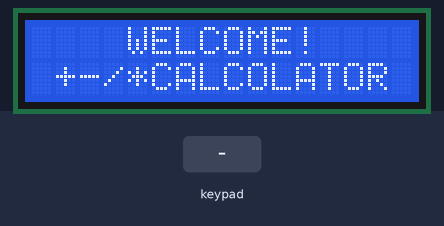
Recording of a program running on a simulated ATmega32, built with avr-gcc and emulated at 16 MHz. On the bench: 16×2 character LCD. Wiring (inferred from the names in the program): 4×4 keypad with keys 1 2 3 A 4 5 6 B 7 8 9 C * 0 # D (labels assumed): rows PC4, PC5, PC6, PC7; columns PC0, PC1, PC2, PC3; character LCD (HD44780): RS PB1; R/W PB2; E PB3; data PD4, PD5, PD6, PD7. The inputs (shaded band) are chosen by the test bench.

Above: at 1.2 s.
1.3 s: keypad keys 1 2 A pressed 0.4 s apart
At 3.1 s:
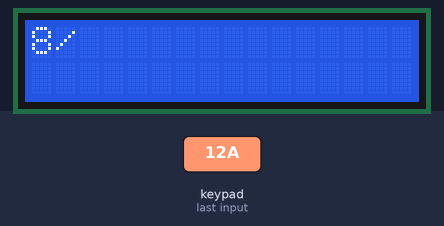
4.0 s: keypad keys 1 2 # pressed 0.4 s apart
At 5.2 s:
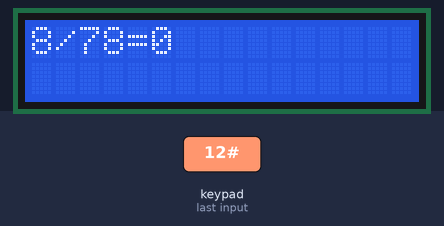
6.7 s: key '*' pressed
At 7.8 s:
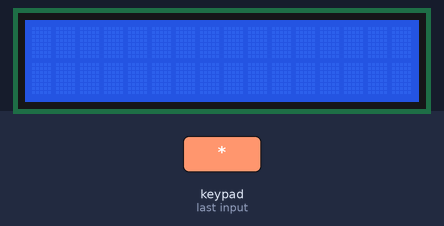
8.3 s: keypad keys 1 2 D pressed 0.4 s apart
At 9.6 s:
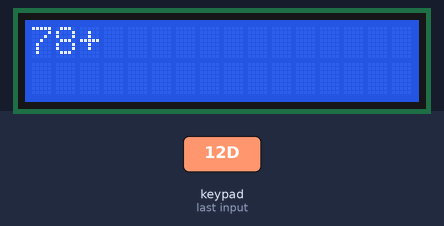
11.0 s: keypad keys 2 5 # pressed 0.4 s apart
At 13.1 s:
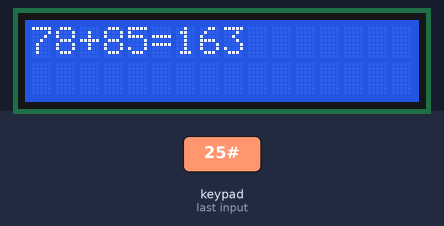
Timing chart, 0 to 14.6 s (numbered marks = the images above; inputs shaded):
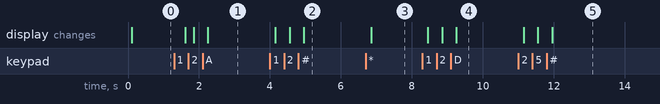

Measured:
- after the input at 1.3 s, the display: first differs from a run without the input after 0.55 s (image 1 shows a later state)
- after the input at 4.0 s, the display: first changes after 0.15 s (image 2 shows a later state)
- after the input at 6.7 s, the display: changes after 0.15 s (image 3)
- after the input at 8.3 s, the display: first changes after 0.15 s (image 4 shows a later state)
- after the input at 11.0 s, the display: first changes after 0.15 s (image 5 shows a later state)

The program:

main.c
```c
/*
 * CALCULATOR.c
 *
 * Created: 10-Sep-23 3:47:53 PM
 *  Author: SEIF EL-DIN SULTAN OSMAN
 */

#define F_CPU 16000000UL
#include <util/delay.h>

#include "STD_TYPE.h"
#include "BIT_MATH.h"

#include "DIO_private.h"
#include "DIO_interface.h"
#include "DIO_config.h"

#include "LCD_config.h"
#include "LCD_interface.h"
#include "LCD_private.h"

#include "KEYPAD_config.h"
#include "KEYPAD_interface.h"
#include "KEYPAD_private.h"

void ADD(u32 FirstNumArr[], u32 SecondNumArr[],u8 FirstNumFlag,u8 SecondNumFlag, u32* Result);
void SUB(u32 FirstNumArr[], u32 SecondNumArr[],u8 FirstNumFlag,u8 SecondNumFlag, u32* Result);
void MUL(u32 FirstNumArr[], u32 SecondNumArr[],u8 FirstNumFlag,u8 SecondNumFlag, u32* Result);
void DIV(u32 FirstNumArr[], u32 SecondNumArr[],u8 FirstNumFlag,u8 SecondNumFlag, u32* Result);


int main(void)
{
	u8 Operator,Equal;
	u8 FirstNum , SecondNum ;
	u32 Result;
	u32 FirstNumArr[4],SecondNumArr[4];
	u8 KeypadValue;
	u8 CurrentLocation=1;
	u8 FirstNumFlag,OperatorFlag,SecondNumFlag,EqualFlag = 0 ;

	LCD_init();
	KEYPAD_init();

	LCD_GoToLocation(5,1);
	LCD_SendString("WELCOME!");
	LCD_sendComnd(LCD_GO_TO_2ND_LINE);
	LCD_SendString(" +-/*CALCOLATOR ");
	_delay_ms(1500);
	LCD_ClearDesplay();

	while(1)
	{
		KEYPAD_GetValue(&KeypadValue);
		if (KEYPAD_NOT_PRESSED != KeypadValue )
		{

			if (KeypadValue != '+' && KeypadValue != '-' && KeypadValue != '*' && KeypadValue != '/' && KeypadValue != '=' && KeypadValue != '#' && FirstNumFlag != 4 &&  OperatorFlag == 0 &&  SecondNumFlag == 0 && EqualFlag == 0  )
			{
				 CurrentLocation++;
				 FirstNum=KeypadValue;
				 FirstNumArr[FirstNumFlag]=FirstNum;
				 FirstNumFlag++ ;
				 LCD_SendIntegarNumber(KeypadValue);
			}

			 if( (KeypadValue == '+' || KeypadValue == '-' || KeypadValue == '*'|| KeypadValue == '/' ) && (FirstNumFlag != 0  && OperatorFlag == 0  && SecondNumFlag == 0 && EqualFlag == 0)  )
			 {
				 CurrentLocation++;
			 	 Operator = KeypadValue;
			 	 OperatorFlag = 1 ;
			 	 LCD_sendChar(KeypadValue);
			 }

			 if (KeypadValue != '+' && KeypadValue != '-' && KeypadValue != '*' && KeypadValue != '/' && KeypadValue != '='  && KeypadValue != '#' && FirstNumFlag != 0 && OperatorFlag == 1 && SecondNumFlag != 4 && EqualFlag == 0 )
			 {
				 CurrentLocation++;
				 SecondNum=KeypadValue;
				 SecondNumArr[SecondNumFlag]=SecondNum;
				 SecondNumFlag++ ;
				 LCD_SendIntegarNumber(KeypadValue);
			 }

			 if (KeypadValue == '=' && FirstNumFlag != 0 && OperatorFlag == 1  && SecondNumFlag != 0 && EqualFlag == 0)
			 {
				 CurrentLocation++;
				 Equal=KeypadValue;
				 EqualFlag = 1 ;
				 LCD_sendChar(KeypadValue);
				 switch(Operator)
				 {
				 	 case '+' :
				 	 ADD(FirstNumArr,SecondNumArr,FirstNumFlag,SecondNumFlag,&Result);
				 	 break;
				 	 case '-' :
				 	 SUB(FirstNumArr,SecondNumArr,FirstNumFlag,SecondNumFlag,&Result);
				 	 break;
				 	 case '*' :
				 	 MUL(FirstNumArr,SecondNumArr,FirstNumFlag,SecondNumFlag,&Result);
				 	 break;
				 	 case '/' :
				 	 DIV(FirstNumArr,SecondNumArr,FirstNumFlag,SecondNumFlag,&Result);
				 	 break;
				 }
			 }
			if (KeypadValue == '#')
			 {
				 if (FirstNumFlag != 0 && OperatorFlag == 0  && SecondNumFlag == 0 && EqualFlag == 0)
				 {
					 CurrentLocation--;
					 LCD_Shift(LCD_CursonLeft);
					 LCD_sendChar(' ');
					 LCD_GoToLocation(CurrentLocation,1);
					 FirstNumArr[FirstNumFlag]=0;
					 FirstNumFlag--;
				 }
				 if (FirstNumFlag != 0 && OperatorFlag == 1  && SecondNumFlag == 0 && EqualFlag == 0)
				 {
					 CurrentLocation--;
					 LCD_Shift(LCD_CursonLeft);
					 LCD_sendChar(' ');
					 LCD_GoToLocation(CurrentLocation,1);
					 Operator=0;
					 OperatorFlag=0;
				 }
				 if (FirstNumFlag != 0 && OperatorFlag == 1  && SecondNumFlag != 0 && EqualFlag == 0)
				 {
					 CurrentLocation--;
					 LCD_Shift(LCD_CursonLeft);
					 LCD_sendChar(' ');
					 LCD_GoToLocation(CurrentLocation,1);
					 SecondNumArr[SecondNumFlag]=0;
					 SecondNumFlag--;
				 }
				 if (FirstNumFlag != 0 && OperatorFlag == 1  && SecondNumFlag != 0 && EqualFlag == 1)
				 {
					 LCD_ClearDesplay();

					 FirstNumFlag=SecondNumFlag=OperatorFlag=EqualFlag=0;
					 CurrentLocation=1;
				 }
			 }
		}
	}
}


void ADD(u32 FirstNumArr[], u32 SecondNumArr[],u8 FirstNumFlag,u8 SecondNumFlag, u32* Result)
{
	u8 Index;
	u32 NUM1=FirstNumArr[0];
	u32 NUM2=SecondNumArr[0];

	for(Index=1;Index<FirstNumFlag;Index++)
	{
		NUM1 = NUM1*10 +FirstNumArr[Index];
	}

	for(Index=1;Index<SecondNumFlag;Index++)
	{
		NUM2 = NUM2*10 +SecondNumArr[Index];
	}

	*Result = (NUM1 + NUM2) ;
	LCD_SendIntegarNumber(*Result);
}

void SUB(u32 FirstNumArr[], u32 SecondNumArr[],u8 FirstNumFlag,u8 SecondNumFlag, u32* Result)
{
	u8 Index;
	u32 NUM1=FirstNumArr[0];
	u32 NUM2=SecondNumArr[0];

	for(Index=1;Index<FirstNumFlag;Index++)
	{
		NUM1 = NUM1*10 +FirstNumArr[Index];
	}

	for(Index=1;Index<SecondNumFlag;Index++)
	{
		NUM2 = NUM2*10 +SecondNumArr[Index];
	}

	if(NUM2 > NUM1)
	{
		*Result = (NUM2 - NUM1) ;
		LCD_sendChar('-');
		LCD_SendIntegarNumber(*Result);
	}
	else
	{
		*Result = (NUM1 - NUM2) ;
		LCD_SendIntegarNumber(*Result);
	}
}

void MUL(u32 FirstNumArr[], u32 SecondNumArr[],u8 FirstNumFlag,u8 SecondNumFlag, u32* Result)
{
	u8 Index;
	u32 NUM1=FirstNumArr[0];
	u32 NUM2=SecondNumArr[0];

	for(Index=1;Index<FirstNumFlag;Index++)
	{
		NUM1 = NUM1*10 +FirstNumArr[Index];
	}

	for(Index=1;Index<SecondNumFlag;Index++)
	{
		NUM2 = NUM2*10 +SecondNumArr[Index];
	}

	*Result = (NUM1 * NUM2) ;
	LCD_SendIntegarNumber(*Result);
}

void DIV(u32 FirstNumArr[], u32 SecondNumArr[],u8 FirstNumFlag,u8 SecondNumFlag, u32* Result)
{
	u8 Index;
	u32 NUM1=FirstNumArr[0];
	u32 NUM2=SecondNumArr[0];

	for(Index=1;Index<FirstNumFlag;Index++)
	{
		NUM1 = NUM1*10 +FirstNumArr[Index];
	}
	for(Index=1;Index<SecondNumFlag;Index++)
	{
		NUM2 = NUM2*10 +SecondNumArr[Index];
	}

	if (0 == NUM2)
	{
		LCD_ClearDesplay();
		LCD_SendString("Division ERROR/0");

	}
	else
	{
		*Result = (NUM1 / NUM2) ;
		LCD_SendIntegarNumber(*Result);
	}
}
```

KEYPAD_config.h
```c
/*
 * KEYPAD_config.h
 *
 * Created: 08-Sep-23 8:53:34 AM
 *  Author: SEIF EL-DIN SOLTAN
 */


#ifndef KEYPAD_CONFIG_H_
#define KEYPAD_CONFIG_H_


#define KEYPAD_ROW0_PORT         DIO_PORTC
#define KEYPAD_ROW0_PIN          DIO_PIN4

#define KEYPAD_ROW1_PORT         DIO_PORTC
#define KEYPAD_ROW1_PIN          DIO_PIN5

#define KEYPAD_ROW2_PORT         DIO_PORTC
#define KEYPAD_ROW2_PIN          DIO_PIN6

#define KEYPAD_ROW3_PORT         DIO_PORTC
#define KEYPAD_ROW3_PIN          DIO_PIN7

#define KEYPAD_COL0_PORT         DIO_PORTC
#define KEYPAD_COL0_PIN          DIO_PIN0

#define KEYPAD_COL1_PORT         DIO_PORTC
#define KEYPAD_COL1_PIN          DIO_PIN1

#define KEYPAD_COL2_PORT         DIO_PORTC
#define KEYPAD_COL2_PIN          DIO_PIN2

#define KEYPAD_COL3_PORT         DIO_PORTC
#define KEYPAD_COL3_PIN          DIO_PIN3


#define KEYPAD_PATTERN     { {7,8,9,'/'},      \
                             {4,5,6,'*'},      \
                             {1,2,3,'-'},      \
                             {'#',0,'=','+'}   \
	                      }


#endif /* KEYPAD_CONFIG_H_ */
```

LCD_config.h
```c
/*
 * LCD_config.h
 *
 * Created: 06-Sep-23 10:32:49 PM
 *  Author: SEIF EL-DIN SOLTAN
 */


#ifndef LCD_CONFIG_H_
#define LCD_CONFIG_H_

#define LCD_MODE        LCD_FourBitMode   // LCD_FourBitMode ||  LCD_EightBitMode

#define LCD_PORT        DIO_PORTD

#define LCD_RS_PORT     DIO_PORTB
#define LCD_RS_PIN      DIO_PIN1

#define LCD_RW_PORT     DIO_PORTB
#define LCD_RW_PIN      DIO_PIN2

#define LCD_EN_PORT     DIO_PORTB
#define LCD_EN_PIN      DIO_PIN3


#define LCD_D0_PORT     DIO_PORTD
#define LCD_D0_PIN      DIO_PIN0

#define LCD_D1_PORT     DIO_PORTD
#define LCD_D1_PIN      DIO_PIN1

#define LCD_D2_PORT     DIO_PORTD
#define LCD_D2_PIN      DIO_PIN2

#define LCD_D3_PORT     DIO_PORTD
#define LCD_D3_PIN      DIO_PIN3

#define LCD_D4_PORT     DIO_PORTD
#define LCD_D4_PIN      DIO_PIN4

#define LCD_D5_PORT     DIO_PORTD
#define LCD_D5_PIN      DIO_PIN5

#define LCD_D6_PORT     DIO_PORTD
#define LCD_D6_PIN      DIO_PIN6

#define LCD_D7_PORT     DIO_PORTD
#define LCD_D7_PIN      DIO_PIN7


#endif /* LCD_CONFIG_H_ */
```

KEYPAD_interface.h
```c
/*
 * KEYPAD_interface.h
 *
 * Created: 08-Sep-23 8:53:54 AM
 *  Author: SEIF EL-DIN SOLTAN
 */


#ifndef KEYPAD_INTERFACE_H_
#define KEYPAD_INTERFACE_H_

#define KEYPAD_PRESSED                  0
#define KEYPAD_NOT_PRESSED              0xff

void KEYPAD_init                       (void);
void KEYPAD_GetValue                   (u8* ReturnedValue);


#endif /* KEYPAD_INTERFACE_H_ */
```

KEYPAD_program.c
```c
/*
 * KEYPAD_program.c
 *
 * Created: 08-Sep-23 8:55:08 AM
 *  Author: SEIF EL-DIN SOLTAN
 */
#include "BIT_MATH.h"
#include "STD_TYPE.h"

#include "DIO_interface.h"

#include "KEYPAD_config.h"
#include "KEYPAD_interface.h"


void KEYPAD_init(void)
{
	DIO_SetPinDirection(KEYPAD_ROW0_PORT,KEYPAD_ROW0_PIN,DIO_PORT_INPUT);
	DIO_SetPinDirection(KEYPAD_ROW1_PORT,KEYPAD_ROW1_PIN,DIO_PORT_INPUT);
	DIO_SetPinDirection(KEYPAD_ROW2_PORT,KEYPAD_ROW2_PIN,DIO_PORT_INPUT);
	DIO_SetPinDirection(KEYPAD_ROW3_PORT,KEYPAD_ROW3_PIN,DIO_PORT_INPUT);

	DIO_SetPinDirection(KEYPAD_COL0_PORT,KEYPAD_COL0_PIN,DIO_PORT_OUTPUT);
	DIO_SetPinDirection(KEYPAD_COL1_PORT,KEYPAD_COL1_PIN,DIO_PORT_OUTPUT);
	DIO_SetPinDirection(KEYPAD_COL2_PORT,KEYPAD_COL2_PIN,DIO_PORT_OUTPUT);
	DIO_SetPinDirection(KEYPAD_COL3_PORT,KEYPAD_COL3_PIN,DIO_PORT_OUTPUT);

	DIO_SetPinDirection(KEYPAD_COL0_PORT,KEYPAD_COL0_PIN,DIO_PIN_HIGH);
	DIO_SetPinDirection(KEYPAD_COL1_PORT,KEYPAD_COL1_PIN,DIO_PIN_HIGH);
	DIO_SetPinDirection(KEYPAD_COL2_PORT,KEYPAD_COL2_PIN,DIO_PIN_HIGH);
	DIO_SetPinDirection(KEYPAD_COL3_PORT,KEYPAD_COL3_PIN,DIO_PIN_HIGH);

	DIO_activePinInPullUpResistance(KEYPAD_ROW0_PORT,KEYPAD_ROW0_PIN);
	DIO_activePinInPullUpResistance(KEYPAD_ROW1_PORT,KEYPAD_ROW1_PIN);
	DIO_activePinInPullUpResistance(KEYPAD_ROW2_PORT,KEYPAD_ROW2_PIN);
	DIO_activePinInPullUpResistance(KEYPAD_ROW3_PORT,KEYPAD_ROW3_PIN);
}


void KEYPAD_GetValue(u8* ReturnedValue)  //try switch
{
	if (ReturnedValue != NULL)
	{
		*ReturnedValue=KEYPAD_NOT_PRESSED;

		u8 RowsCounter,ColumnsCounter ;

		u8 ColumnsPort[4]={KEYPAD_COL0_PORT,KEYPAD_COL1_PORT,KEYPAD_COL2_PORT,KEYPAD_COL3_PORT};
		u8 ColumnsPins[4]={KEYPAD_COL0_PIN,KEYPAD_COL1_PIN,KEYPAD_COL2_PIN,KEYPAD_COL3_PIN};

		u8 RowsPort[4]={KEYPAD_ROW0_PORT,KEYPAD_ROW1_PORT,KEYPAD_ROW2_PORT,KEYPAD_ROW3_PORT};
     	u8 RowsPins[4]={KEYPAD_ROW0_PIN,KEYPAD_ROW1_PIN,KEYPAD_ROW2_PIN,KEYPAD_ROW3_PIN};

		u8 PinValue,PinFlag=0;

		u8 KEYPAD_Caracters [4][4] = KEYPAD_PATTERN;

		for(ColumnsCounter=0;ColumnsCounter<4;ColumnsCounter++)
		{
			//Activate Each Column
			DIO_SetPinValue(ColumnsPort[ColumnsCounter],ColumnsPins[ColumnsCounter],DIO_PIN_LOW);
			for (RowsCounter=0;RowsCounter<4;RowsCounter++)
			{
				//Read Rows
				DIO_ReadValue(RowsPort[RowsCounter],RowsPins[RowsCounter],&PinValue);
				if (KEYPAD_PRESSED == PinValue)
				{
					while (KEYPAD_PRESSED == PinValue)
					{
						//block keypad to take one value for one pressed
						DIO_ReadValue(RowsPort[RowsCounter],RowsPins[RowsCounter],&PinValue);
					}
					*ReturnedValue = KEYPAD_Caracters[RowsCounter][ColumnsCounter];
					PinFlag=1;
					break;
				}
			}

			if (1 ==PinFlag)
			{
				break;
			}
			//Deactivate Current Column
			DIO_SetPinValue(ColumnsPort[ColumnsCounter],ColumnsPins[ColumnsCounter],DIO_PIN_HIGH);
		}
	}
	else
	{
		//do nothing
	}
}
```

LCD_interface.h
```c
/*
 * LCD_interface.h
 *
 * Created: 06-Sep-23 6:41:56 PM
 *  Author: SEIF EL-DIN SOLTAN
 */


#ifndef LCD_INTERFACE_H_
#define LCD_INTERFACE_H_


/*	for four bit mode	*/

#define LCD_CmndBit0                          0
#define LCD_CmndBit1                          1
#define LCD_CmndBit2                          2
#define LCD_CmndBit3                          3


void LCD_init                                 (void);
void LCD_sendComnd                            (u8 cmnd);
void LCD_sendChar                             (u8 Character_Data);
void LCD_SendString                           (u8 *String_Data);
void LCD_ClearDesplay                         (void);
void LCD_GoToLocation                         (u8 X_Location, u8 LineNumber);
void LCD_SendIntegarNumber                    (u16 IntegerNumber);
void LCD_SendNumberToLocation                 (u16 Number,u8 X_Location, u8 LineNumber);
void LCD_SendFloatNumber                      (f32 FloatNumber);
void LCD_Shift                                (u8 ShiftCmnd);

#endif /* LCD_INTERFACE_H_ */
```

STD_TYPE.h
```c
/*
Name :SEIF EL_DIN SULTAN
Date :25/08/2023
Breif : DATA TYPES
Version :1.0

*/


#ifndef STD_TYPE_H
#define STD_TYPE_H

typedef unsigned char           u8;
typedef signed char             s8;

typedef unsigned short int     u16;
typedef signed short int       s16;

typedef unsigned long int      u32;
typedef signed long int        s32;

typedef unsigned long          u64;
typedef signed long            s64;

typedef float                  f32;
typedef double                 f64;
typedef long double            f128;

typedef enum {
	           FALSE ,
			   TRUE
	          }bool;

#define NULL                   (void*)0

#endif
```

BIT_MATH.h
```c
/*
Name :SEIF EL_DIN SULTAN
Date :25/08/2023
Breif : BIT MATH
Version :1.0

*/

#ifndef BIT_MATH_H
#define BIT_MATH_H

#define SET_BIT(REG,BIT) REG|=(1<<BIT)
#define CLR_BIT(REG,BIT) REG&=~(1<<BIT)
#define TGL_BIT(REG,BIT) REG^=(1<<BIT)
#define GET_BIT(REG,BIT) ((REG>>BIT)&1)              //(REG&(1<<BIT)>>BIT)

#define SET_REG(REG) REG|=0xff
#define CLR_REG(REG) REG&=0x00
#define TGL_REG(REG) REG^=0xff


#endif
```

DIO_config.h
```c
/*
 * DIO_config.h
 *
 * Created: 09-Sep-23 12:20:06 AM
 *  Author: lenovo
 */


#ifndef DIO_CONFIG_H_
#define DIO_CONFIG_H_


#endif /* DIO_CONFIG_H_ */
```

DIO_interface.h
```c
/*
 * IncFile1.h
 *
 * Created: 01-Sep-23 10:01:31 AM
 *  Author: SEIF EL-DIN SOLTAN
 */


#ifndef INCFILE1_H_
#define INCFILE1_H_

#define DIO_PORTA                0
#define DIO_PORTB                1
#define DIO_PORTC                2
#define DIO_PORTD                3


#define DIO_PIN0                 0
#define DIO_PIN1                 1
#define DIO_PIN2                 2
#define DIO_PIN3                 3
#define DIO_PIN4                 4
#define DIO_PIN5                 5
#define DIO_PIN6                 6
#define DIO_PIN7                 7

#define DIO_PIN_INPUT            0
#define DIO_PIN_OUTPUT           1

#define DIO_PIN_LOW              0
#define DIO_PIN_HIGH             1

#define DIO_PORT_INPUT            0x00
#define DIO_PORT_OUTPUT           0xff

#define DIO_PORT_LOW              0x00
#define DIO_PORT_HIGH             0xff


typedef enum {
	          DIO_OK,
	          DIO_NOK
			 } DIO_ERRORSTATUS;


DIO_ERRORSTATUS    DIO_SetPinDirection              (u8 PortId,u8 PinId,u8 PInDirection);
DIO_ERRORSTATUS    DIO_SetPinValue                  (u8 PortId,u8 PinId,u8 PinValue);
DIO_ERRORSTATUS    DIO_TogglePinValue               (u8 PortId ,u8 PinId);
DIO_ERRORSTATUS    DIO_ReadValue                    (u8 PortId,u8 PinId,u8* PinValue);
DIO_ERRORSTATUS    DIO_activePinInPullUpResistance  ( u8 PortId ,u8 PinId);

/* Port Apis */

DIO_ERRORSTATUS DIO_setPortDirection                (u8 PortId, u8 PortDirection);
DIO_ERRORSTATUS DIO_setPortValue                    (u8 PortId, u8 PortValue);
DIO_ERRORSTATUS DIO_getPortValue                    (u8 PortId, u8* PortValue);
DIO_ERRORSTATUS DIO_togglePortValue                 (u8 PortId);
DIO_ERRORSTATUS DIO_activePortInPullUpResistance    (u8 PortId);


#endif /* INCFILE1_H_ */
```

DIO_private.h
```c
/*
 * DIO_Private.h
 *
 * Created: 01-Sep-23 8:09:55 PM
 *  Author: SEIF EL-DIN SOLTAN
 */


#ifndef DIO_PRIVATE_H_
#define DIO_PRIVATE_H_

#define    DDRA_REG     (*(volatile u8*) 0x3A)
#define    DDRB_REG	    (*(volatile u8*) 0x37)
#define    DDRC_REG	    (*(volatile u8*) 0x34)
#define    DDRD_REG	    (*(volatile u8*) 0x31)

#define    PORTA_REG	(*(volatile u8*) 0x3B)
#define    PORTB_REG	(*(volatile u8*) 0x38)
#define    PORTC_REG	(*(volatile u8*) 0x35)
#define    PORTD_REG	(*(volatile u8*) 0x32)

#define    PINA_REG	   (*(volatile u8*) 0x39)
#define    PINB_REG	   (*(volatile u8*) 0x36)
#define    PINC_REG	   (*(volatile u8*) 0x33)
#define    PIND_REG	   (*(volatile u8*) 0x30)


#endif /* DIO_PRIVATE_H_ */
```

KEYPAD_private.h
```c
/*
 * KEYPAD_private.h
 *
 * Created: 08-Sep-23 8:54:50 AM
 *  Author: SEIF EL-DIN SOLTAN
 */


#ifndef KEYPAD_PRIVATE_H_
#define KEYPAD_PRIVATE_H_


#endif /* KEYPAD_PRIVATE_H_ */
```

LCD_private.h
```c
/*
 * LCD_private.h
 *
 * Created: 06-Sep-23 10:32:30 PM
 *  Author: SEIF EL-DIN SOLTAN
 */


#ifndef LCD_PRIVATE_H_
#define LCD_PRIVATE_H_

#define LCD_FourBitMode                 0
#define LCD_EightBitMode                1


#define LCD_COMMAND_FOR_FOUR_BIT_MODE         0b0010
#define LCD_FUNCTION_SET                      0b00101000
#define LCD_DISPLAY_ON_OFF_CONTROL            0b00001100   // 0b00001100 || 0b00001110 || 0b00001111
#define LCD_DESPLAY_CLEAR                     0b00000001
#define LCD_ENTRY_MODE_SET                    0b00000110


#define LCD_GO_TO_2ND_LINE                    0b11000000
#define LCD_GO_TO_1ND_LINE                    0b00000010
#define LCD_Cursor_At_Home_position           0b10000000

#define LCD_ShiftRight                        0b00011000
#define LCD_ShiftLeft                         0b00011100
#define LCD_CursonLeft                        0b00010000
#define LCD_CursonRight                       0b00010100


static void private_WriteHalfPort (u8 Value);


#endif /* LCD_PRIVATE_H_ */
```

Source omitted: LCD_program.c (6879 bytes), DIO_program.c (6006 bytes)
